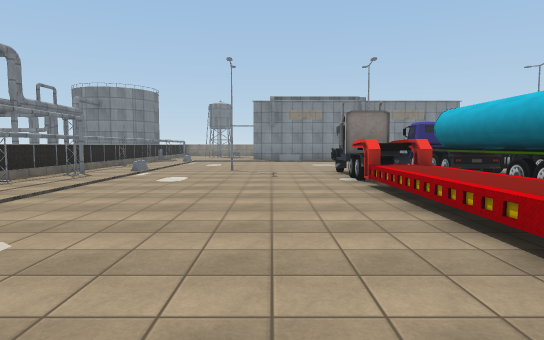
[1] (above)

24 first-person views from a walk through a 3-D level made in the Unity game engine. The camera is 1.5 m above the floor, tilts 4° down and sees 75° across. The floor is counted in squares, 2 m on a side. Each view is taken from the middle of a square. On the plan, view 1 faces up. The plan holds only what a view shows up to about 11 squares ahead; the rest is blank. The player is left out. Some surface patterns are stand-ins.

[2]
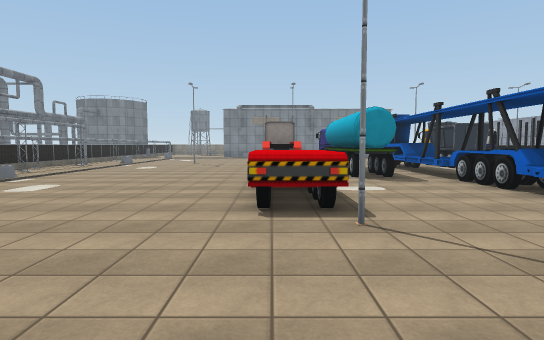

[3]
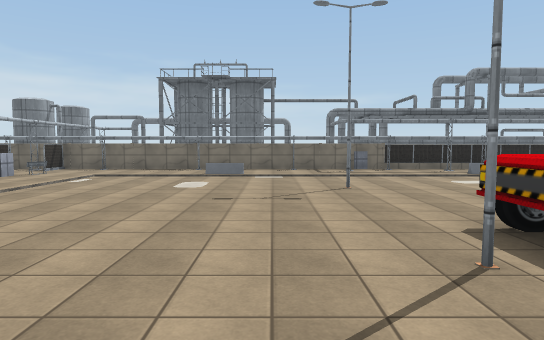

[4]
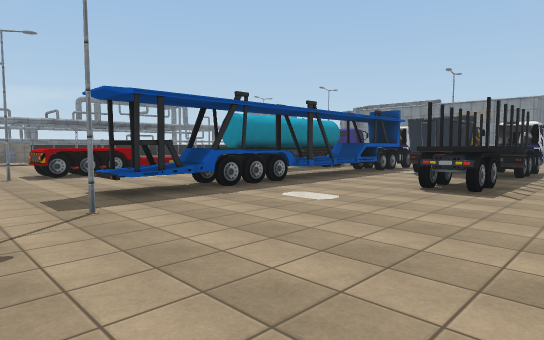

[5]
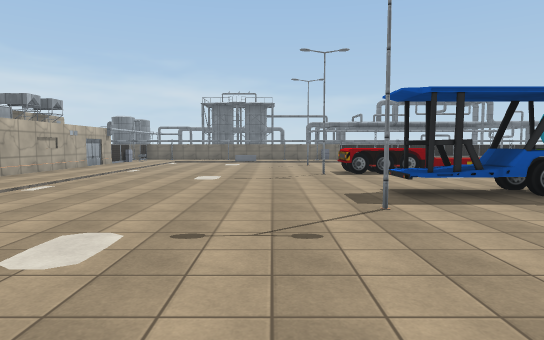

[6]
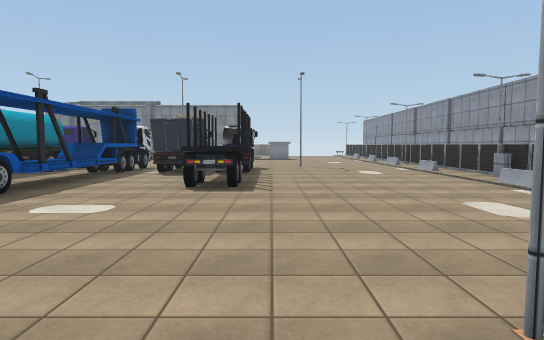

[7]
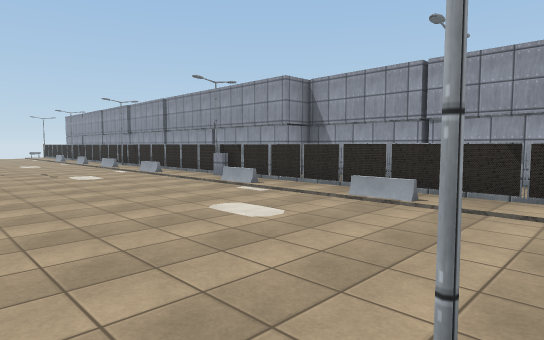

[8]
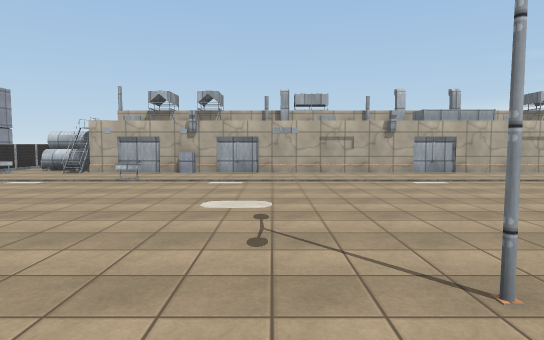

[9]
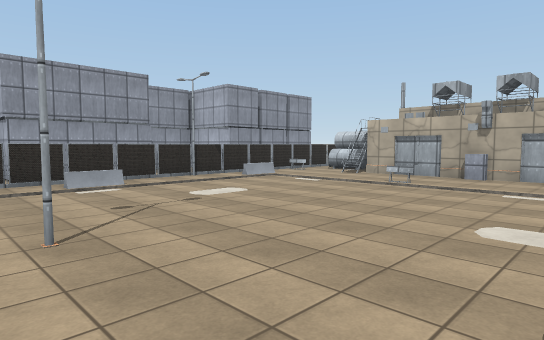

[10]
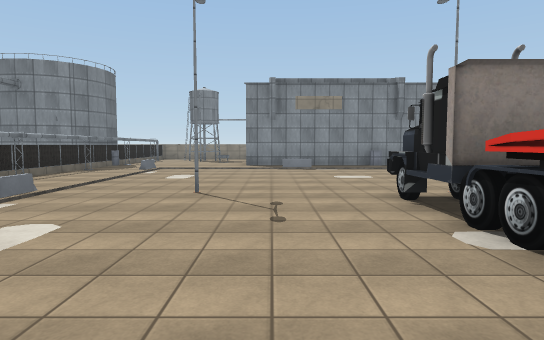

[11]
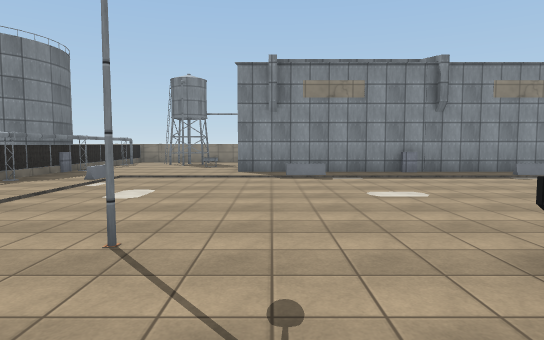

[12]
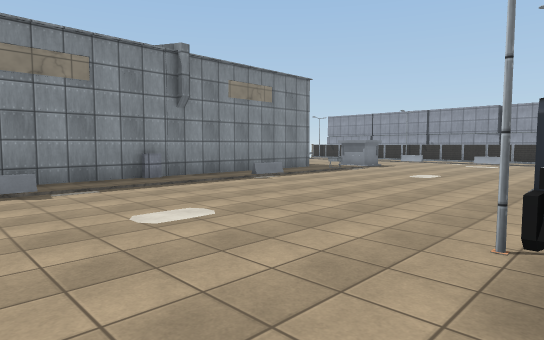

[13]
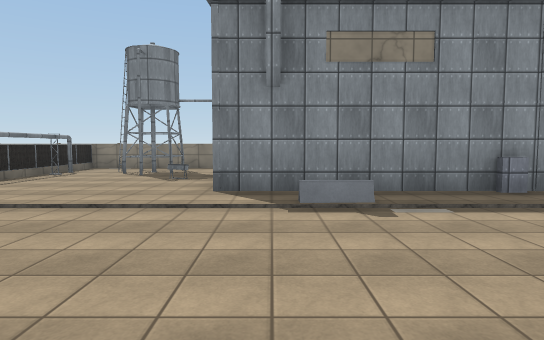

[14]
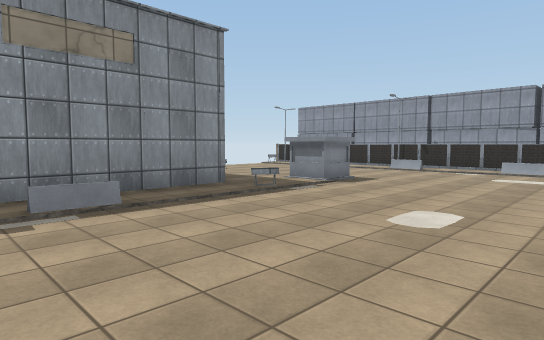

[15]
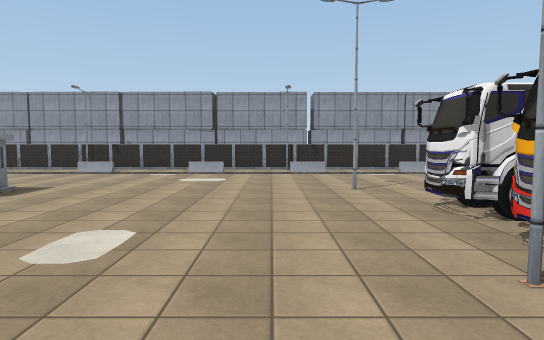

[16]
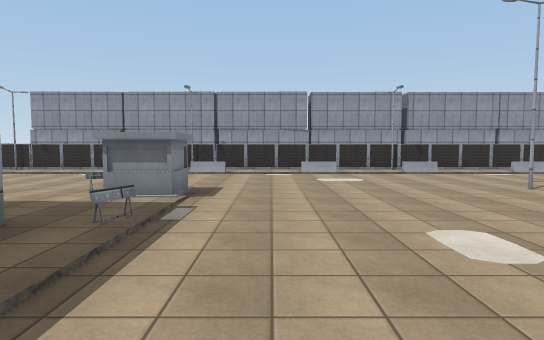

[17]
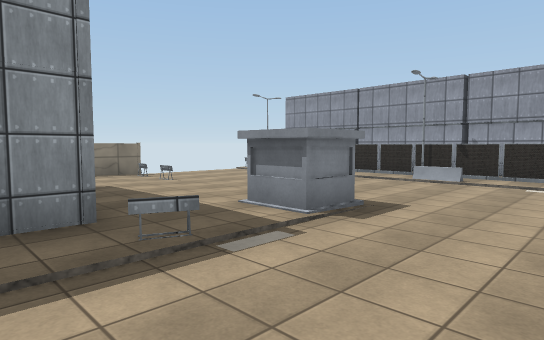

[18]
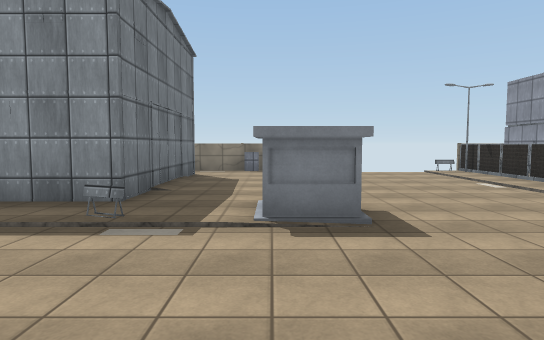

[19]
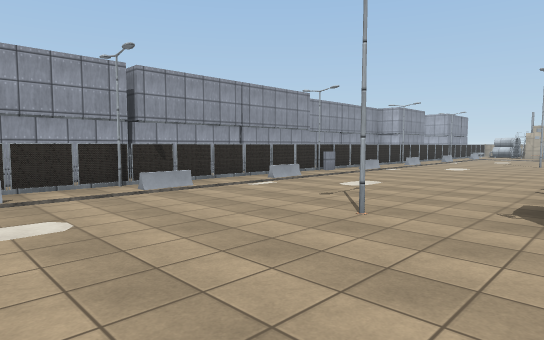

[20]
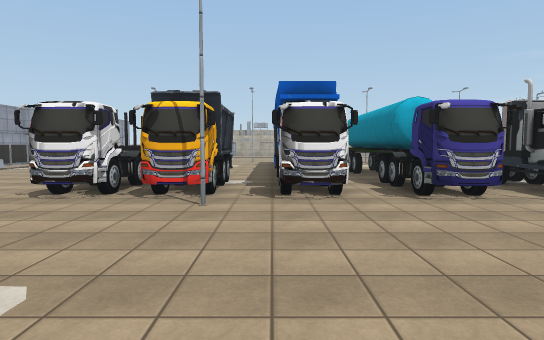

[21]
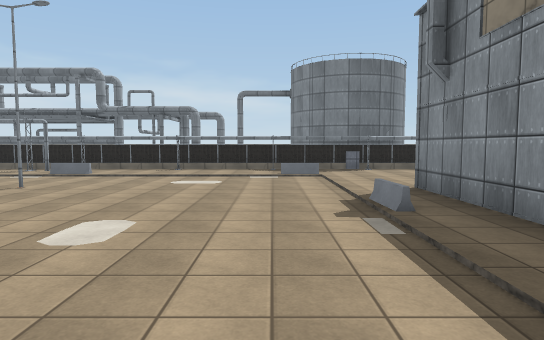

[22]
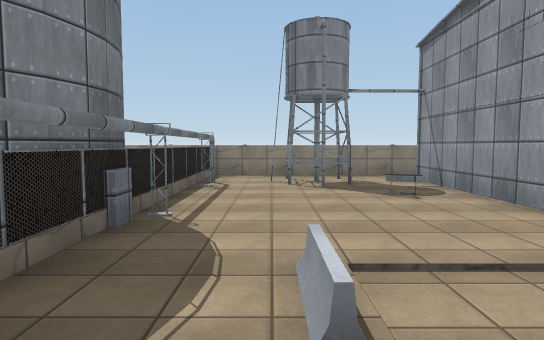

[23]
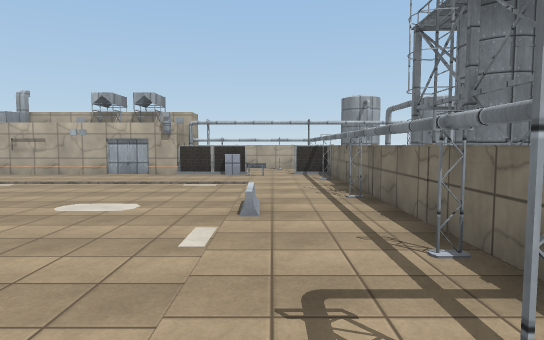

[24]
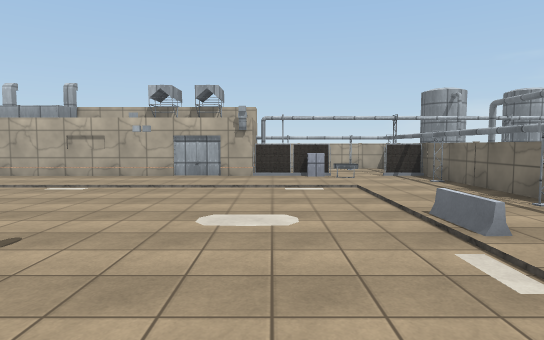

### Floor plan
Key: @ floor where view 1 was taken; # wall or solid block; x gap in a wall; . floor; / step, stairs or slope; = window, fence, low wall or low ledge; ^ raised ledge; T truck; W wheel; O other object.
Columns run from 8 left of view 1 to 19 right of it. Each row starts with its distance up from view 1.
 23 ###  #=#=        ==##   x#
 22   # ##.          ........#
 21   ####.#         #..=....#
 20   =....#         #.......#
 19   #...=#         #.......#
 18   #....###########..=...##
 17   #................##...##
 16 ###.=....=....=..........#
 15   #//....................#
 14   =......................#
 13   =......................#
 12   #.....................##
 11   =....#............#...##
 10   =.=.....###.#O#.#......#
  9   ##......#.T.OOTTT......#
  8   ##......O.TT##TTT......#
  7   ##......#.T.##..T......#
  6   ##......^.T.^^..T.....##
  5   =.......^.T.##..T......##
  4   ##/.....^.T.^^..T.....# #
  3   ##=.....^...^W......... #
  2   =.......^...^W......... #
  1   ##......^...^^........# #
  0   ##....@.^^..^^..........#
 -1   ##...#........#...#....##
 -2   #......................#
 -3  ^=.=....................#
 -4 ###......................#
 -5  ##......................  #
 -6  #=.................=...####
 -7  ###....................=#
 -8   ##.=##...........#..#.=#
 -9    #..####################
-10    ##
-11    ##=

Positions as (right, up) in squares from view 1, and headings:
1: (0, 0), facing up
2: (2, -4), facing up
3: (5, -2), facing left
4: (12, -2), facing up-left
5: (12, -2), facing left
6: (11, -2), facing up
7: (11, -1), facing up-right
8: (9, 1), facing down
9: (9, 0), facing down-right
10: (0, 5), facing up
11: (0, 8), facing up
12: (0, 10), facing up-right
13: (0, 12), facing up
14: (5, 12), facing up-right
15: (6, 12), facing right
16: (6, 15), facing right
17: (8, 14), facing up-right
18: (11, 13), facing up
19: (10, 14), facing down-right
20: (7, 15), facing down
21: (5, 15), facing left
22: (-4, 14), facing up
23: (-4, 1), facing down
24: (-2, 0), facing down
